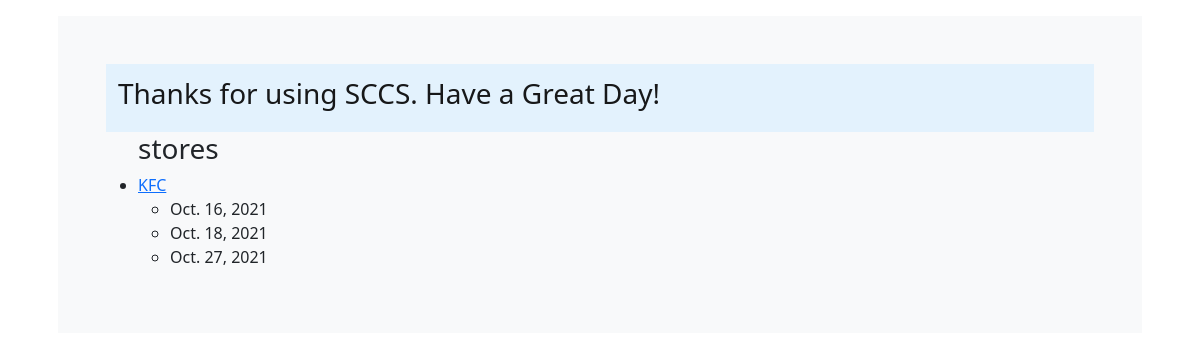
Page /queueweb/index on the earlier database version.
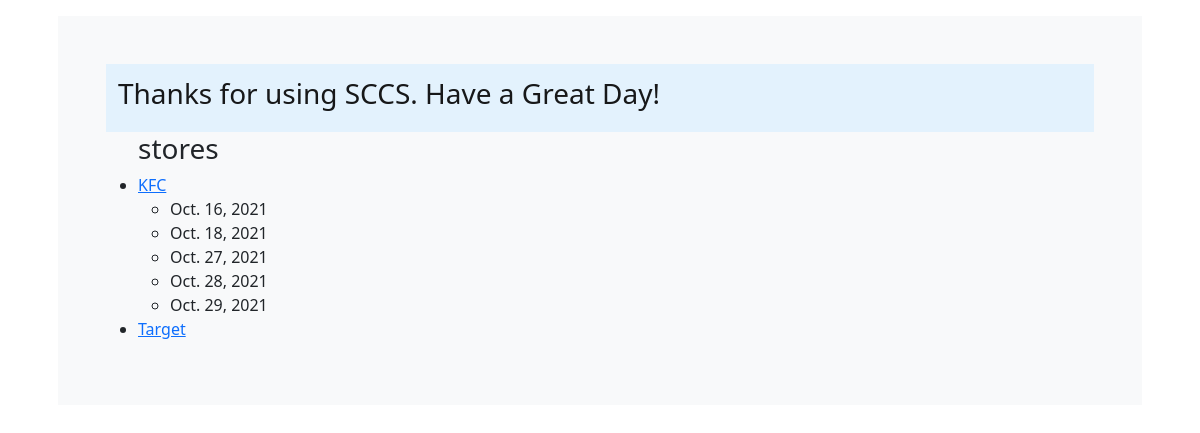
Same page on the later database version.
### apidatabase/models.py (models this page shows, shortened)
class Store(models.Model):
    store_id  =  models.AutoField(primary_key=True)
    '''  store_id = models.AutoField(primary_key=True)
     store_name = models.TextField(max_length=200)
     store_phone = models.PositiveIntegerField(blank=True, null=True)

     '''
    phone_message = 'Phone number must be entered in the format: xxx-xxx-xxxx'
    phone_regex = RegexValidator(
        regex=r'^[\d]{3}-[\d]{3}-[\d]{4}',
        message=phone_message
    )
    store_id = models.AutoField(primary_key=True)
    store_name = models.CharField(max_length=30)
    owner_first_name = models.CharField(max_length=30,default='')
    owner_last_name = models.CharField(max_length=30,default='')
    store_phone = models.CharField(validators=[phone_regex],max_length=12,unique=True,default='')
    email = models.EmailField(max_length=100,default='',unique=True)
    store_url = models.URLField(max_length=200,default='')
    store_address = models.CharField(max_length=100,default='')
    registration_date = models.DateTimeField(auto_now_add=True)
    store_capacity = models.IntegerField(default=0)
    password = models.CharField(max_length=30, null=False,default='')
    is_email_verified = models.BooleanField(default=False)
    profile_pic = models.ImageField(default = 'default.jpg' , upload_to = profile_pic_path)
    slug = models.SlugField(unique=True)
    store_average_waiting_time_for_person = models.IntegerField(default=0)
    store_current_count = models.PositiveIntegerField(default = 0)
    thermal_task_queue = models.IntegerField(default=0)
    thermal_state = models.IntegerField(default=0) # 0: wait, 1:pass, -1:fail
    def save(self,*args, **kwargs):
        self.slug = slugify(self.store_name)
        super(Store, self).save(*args, **kwargs)
    class Meta:
        verbose_name_plural = 'stores'
    """def save(self):
        super().save()

        img = Image.open(self.image.path)

        if img.height > 300 or img.width > 300:
            output_size = (300, 300)
            img.thumbnail(output_size)
            img.save(self.image.path) """

class Queue(models.Model):
    store = models.ForeignKey(Store, on_delete = models.CASCADE)
    queuedate = models.DateField()
    current_waiting_time = models.IntegerField(default=0)
    number_people_waiting = models.IntegerField(default=0)
    first_Customerueue_id = models.IntegerField(default=0)
    last_Customerueue_id = models.IntegerField(default=0)

### queueweb/views.py (the view)
# urls.py: path('', views.index, name="index")
@csrf_exempt
def index(request):
    store_list = Store.objects.order_by('store_name')
    queue_list = Queue.objects.order_by('queuedate')
    context_dict = {}
    context_dict['stores'] = store_list
    context_dict['queues'] = queue_list
    return render(request,'queueweb/index.html',context=context_dict)

### queueweb/templates/queueweb/index.html (shortened to what this page needs)
{% extends 'queueweb/base.html' %}
{% load static %}
{% block body_block %}
        <div>
        {% if stores %}
            <ul>
                <h3>stores</h3>
                {% for store in stores %}
                    <li><a href="/queueweb/store/{{ store.slug }}/">{{ store.store_name }}</a></li>
                    <div>
                        {% if queues %}
                            <ul>
                                {% for queue in queues %}
                                    {% if queue.store == store %}
                                        <li>{{ queue.queuedate }}</li>
                                    {% endif %}
                                {% endfor%}
                            </ul>
                        {% else %}
                            <strong>There are no queues present.</strong>
                        {% endif%}
                    </div>
                {% endfor%}
            </ul>
        {% else %}
            <strong>There are no store present.</strong>
        {% endif%}
        </div>
{% endblock %}

### queueweb/templates/queueweb/base.html (shortened to what this page needs)
<!DOCTYPE html>
{% load static %}
<html>
    <head lang="en">
        <link href="https://cdn.jsdelivr.net/npm/bootstrap@5.0.0-beta3/dist/css/bootstrap.min.css" rel="stylesheet">
    </head>
    <body class="parallax">
        <div>
            <div class="container">
                <div  class="bg-light p-5 rounded-lg m-3  center" >
                    <nav class="navbar navbar-light "  style="background-color: #e3f2fd;" >
                        <div class="container-fluid">
                          <span class="navbar-brand mb-0 h1 "><h3>Thanks for using SCCS. Have a Great Day!</h3></span>
                        </div>
                    </nav>
                        <div class="position-relative">
                            {% block body_block %}
                            {% endblock %}
                        </div>
                </div>
            </div>
        </div>
    </body>
</html>

### queueweb/templates/queueweb/base.html (style rules this page uses)
.parallax { background-image: url('https://webgradients.com/public/webgradients_png/031%20Blessing.png'); height: 100%; background-attachment: fixed; background-position: center; background-repeat: no-repeat; background-size: cover; }

Differences in the rows shown:
added Queue: queuedate "Oct. 28, 2021", shown under Store "KFC"
added Queue: queuedate "Oct. 29, 2021", shown under Store "KFC"
added Store: store_name "Target"
